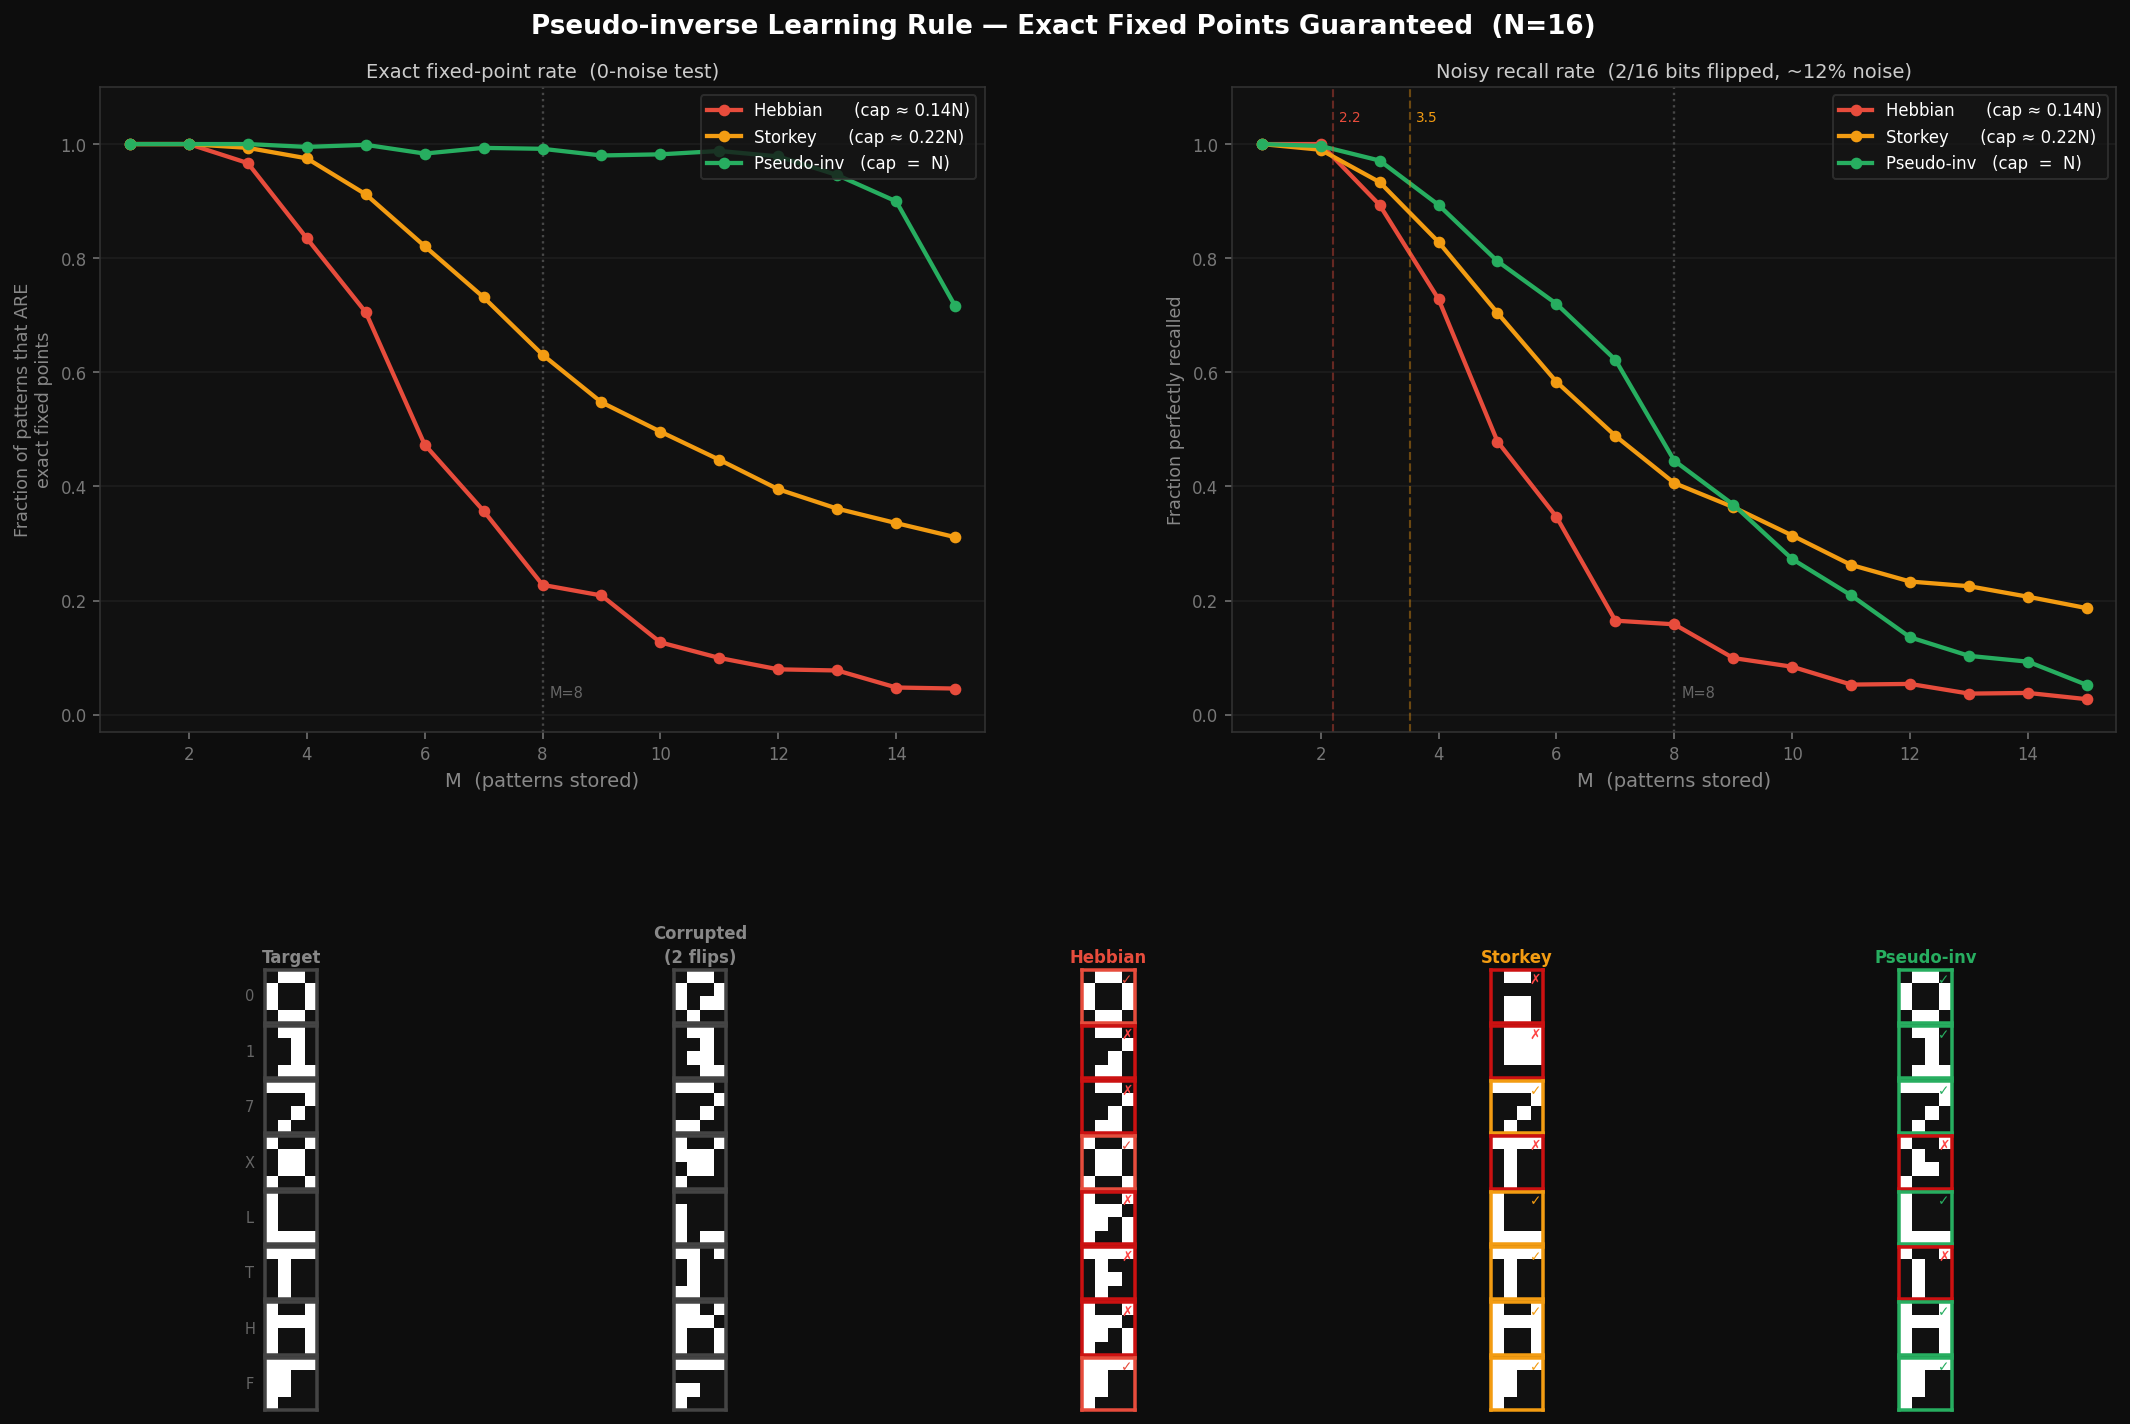

The Python source for this figure:
"""
Pseudo-inverse vs Storkey vs Hebbian — capacity comparison demo  (N=16, 4×4)

Two accuracy metrics vs M:
  • Exact fixed-point rate (0 noise) — the theoretical guarantee
  • Noisy recall rate (2-bit, ~12 % flip) — practical basin-of-attraction

Bottom panel: at M=DEMO_M, side-by-side recalled patterns for each rule.

Run:
    python demo_pseudoinverse.py
Saves: demo_pseudoinverse.png
"""

import sys
from pathlib import Path
import numpy as np
import matplotlib.pyplot as plt
from matplotlib.colors import ListedColormap
from matplotlib.gridspec import GridSpec

sys.path.insert(0, str(Path(__file__).parents[3] / 'sim' / 'python'))
from hopfield_net import (HopfieldNetwork,
                          HEBBIAN, STORKEY, PSEUDOINVERSE, ASYNC_CYCLIC)

# ── config ────────────────────────────────────────────────────────────────────
N         = 16
SIZE      = 4
N_FLIPS   = 2     # ~12% noise for noisy-recall curve
N_TRIALS  = 150   # pattern sets per (rule, M) point
DEMO_M    = 8     # M shown in the bottom visual
SEED      = 42

BG, AX_BG = '#0d0d0d', '#111111'
COL = {HEBBIAN: '#e74c3c', STORKEY: '#f39c12', PSEUDOINVERSE: '#27ae60'}
LABEL = {HEBBIAN:      'Hebbian      (cap ≈ 0.14N)',
         STORKEY:      'Storkey      (cap ≈ 0.22N)',
         PSEUDOINVERSE:'Pseudo-inv   (cap  =  N)'}
CMAP_PAT = ListedColormap([AX_BG, '#ffffff'])

_RAW = {
    '0': [0,1,1,0, 1,0,0,1, 1,0,0,1, 0,1,1,0],
    '1': [0,1,1,0, 0,0,1,0, 0,0,1,0, 0,1,1,1],
    '7': [1,1,1,1, 0,0,0,1, 0,0,1,0, 0,1,0,0],
    'X': [1,0,0,1, 0,1,1,0, 0,1,1,0, 1,0,0,1],
    'L': [1,0,0,0, 1,0,0,0, 1,0,0,0, 1,1,1,1],
    'T': [1,1,1,1, 0,1,0,0, 0,1,0,0, 0,1,0,0],
    'H': [1,0,0,1, 1,1,1,1, 1,0,0,1, 1,0,0,1],
    'F': [1,1,1,1, 1,1,0,0, 1,1,0,0, 1,0,0,0],
}
DEMO_KEYS = ['0','1','7','X','L','T','H','F'][:DEMO_M]

def bipolar(bits): return np.array([1. if b else -1. for b in bits])
def img(s):        return ((s+1)/2).reshape(SIZE, SIZE)

rng = np.random.default_rng(SEED)
rules = [HEBBIAN, STORKEY, PSEUDOINVERSE]
Ms    = list(range(1, N))          # M = 1 … 15

# ── accuracy sweep ─────────────────────────────────────────────────────────────
print("Computing accuracy curves …")
fp_rate   = {r: [] for r in rules}   # fixed-point (0-noise) rate
noisy_rate = {r: [] for r in rules}  # noisy recall rate

for M in Ms:
    for rule in rules:
        fp_ok = noisy_ok = total = 0
        for _ in range(N_TRIALS):
            pats = rng.choice([-1., 1.], size=(M, N)).astype(float)
            net  = HopfieldNetwork(N=N, rule=rule, update_mode=ASYNC_CYCLIC)
            net.train(pats)
            for p in pats:
                total += 1
                # exact fixed-point test
                fp_ok += int(net.is_fixed_point(p))
                # noisy recall test
                s = p.copy()
                s[rng.choice(N, size=N_FLIPS, replace=False)] *= -1
                s_out, _, _ = net.run(s)
                noisy_ok += int(np.array_equal(s_out, p))
        fp_rate[rule].append(fp_ok / total)
        noisy_rate[rule].append(noisy_ok / total)
    print(f"  M={M:2d}  (fp) H={fp_rate[HEBBIAN][-1]:.2f} "
          f"S={fp_rate[STORKEY][-1]:.2f} PI={fp_rate[PSEUDOINVERSE][-1]:.2f}")

# ── demo patterns at DEMO_M ───────────────────────────────────────────────────
demo_pats = np.array([bipolar(_RAW[k]) for k in DEMO_KEYS])
demo_rng  = np.random.default_rng(7)
corrupted = []
for p in demo_pats:
    s = p.copy()
    s[demo_rng.choice(N, size=N_FLIPS, replace=False)] *= -1
    corrupted.append(s)

recalled = {}
for rule in rules:
    net = HopfieldNetwork(N=N, rule=rule, update_mode=ASYNC_CYCLIC)
    net.train(demo_pats)
    recalled[rule] = [net.run(s.copy())[0] for s in corrupted]

# ── figure ─────────────────────────────────────────────────────────────────────
fig = plt.figure(figsize=(16, 10.5), facecolor=BG)
fig.patch.set_facecolor(BG)

gs_outer = GridSpec(2, 1, figure=fig, hspace=0.44,
                    top=0.94, bottom=0.04, left=0.07, right=0.97,
                    height_ratios=[2.2, 1.5])

# ── TOP: two side-by-side accuracy plots ──────────────────────────────────────
gs_top = gs_outer[0].subgridspec(1, 2, wspace=0.28)

def style_ax(ax, title):
    ax.set_facecolor(AX_BG)
    for sp in ax.spines.values(): sp.set_color('#333333')
    ax.tick_params(colors='#777777', labelsize=8.5)
    ax.set_xlabel('M  (patterns stored)', color='#888888', fontsize=10)
    ax.set_xlim(0.5, N - 0.5)
    ax.set_ylim(-0.03, 1.10)
    ax.set_title(title, color='#cccccc', fontsize=10, pad=5)
    ax.grid(axis='y', color='#1e1e1e', lw=0.8)
    ax.axvline(DEMO_M, color='#555555', lw=1.2, ls=':', alpha=0.8)
    ax.text(DEMO_M + 0.12, 0.03, f'M={DEMO_M}', color='#666666', fontsize=7.5)

ax_fp = fig.add_subplot(gs_top[0])
style_ax(ax_fp, 'Exact fixed-point rate  (0-noise test)')
ax_fp.set_ylabel('Fraction of patterns that ARE\nexact fixed points', color='#888888', fontsize=9)
for rule in rules:
    ax_fp.plot(Ms, fp_rate[rule], '-o', color=COL[rule],
               lw=2.2, ms=5, label=LABEL[rule])
ax_fp.legend(fontsize=8.5, frameon=True, facecolor='#161616',
             edgecolor='#333333', labelcolor='white', loc='upper right')

ax_nr = fig.add_subplot(gs_top[1])
style_ax(ax_nr, f'Noisy recall rate  ({N_FLIPS}/{N} bits flipped, ~{100*N_FLIPS//N}% noise)')
ax_nr.set_ylabel('Fraction perfectly recalled', color='#888888', fontsize=9)
for rule in rules:
    ax_nr.plot(Ms, noisy_rate[rule], '-o', color=COL[rule],
               lw=2.2, ms=5, label=LABEL[rule])
# capacity markers
for rule, cap in [(HEBBIAN, 0.138*N), (STORKEY, 0.22*N)]:
    ax_nr.axvline(cap, color=COL[rule], lw=1.1, ls='--', alpha=0.4)
    ax_nr.text(cap + 0.1, 1.04, f'{cap:.1f}', color=COL[rule], fontsize=7)
ax_nr.legend(fontsize=8.5, frameon=True, facecolor='#161616',
             edgecolor='#333333', labelcolor='white', loc='upper right')

# ── BOTTOM: recalled pattern grids at DEMO_M ─────────────────────────────────
# Columns: Target | Corrupted | Hebbian | Storkey | Pseudo-inv
COLS = [
    ('Target',              '#888888', None),
    (f'Corrupted\n({N_FLIPS} flips)', '#888888', None),
    ('Hebbian',             COL[HEBBIAN],      HEBBIAN),
    ('Storkey',             COL[STORKEY],      STORKEY),
    ('Pseudo-inv',          COL[PSEUDOINVERSE], PSEUDOINVERSE),
]

gs_bot = gs_outer[1].subgridspec(1, len(COLS), wspace=0.07)

for ci, (col_label, cc, rule) in enumerate(COLS):
    gs_col = gs_bot[0, ci].subgridspec(DEMO_M, 1, hspace=0.06)
    for ri in range(DEMO_M):
        ax_c = fig.add_subplot(gs_col[ri])
        ax_c.set_facecolor(AX_BG)
        ax_c.set_xticks([]); ax_c.set_yticks([])

        if rule is None:
            state  = demo_pats[ri] if ci == 0 else corrupted[ri]
            border = '#444444'
        else:
            state  = recalled[rule][ri]
            ok     = np.array_equal(state, demo_pats[ri])
            border = COL[rule] if ok else '#cc1111'
            ax_c.text(0.96, 0.96, '✓' if ok else '✗',
                      transform=ax_c.transAxes, ha='right', va='top',
                      fontsize=7, color=COL[rule] if ok else '#ff4444',
                      fontweight='bold')

        ax_c.imshow(img(state), cmap=CMAP_PAT, vmin=0, vmax=1,
                    interpolation='nearest')
        for sp in ax_c.spines.values():
            sp.set_color(border); sp.set_linewidth(1.8)

        if ri == 0:
            ax_c.set_title(col_label, color=cc, fontsize=8.5,
                           fontweight='bold', pad=4, linespacing=1.4)
        if ci == 0:
            ax_c.set_ylabel(DEMO_KEYS[ri], color='#666666', fontsize=7.5,
                            rotation=0, labelpad=8, va='center')

# ── suptitle ──────────────────────────────────────────────────────────────────
fig.suptitle(
    f'Pseudo-inverse Learning Rule — Exact Fixed Points Guaranteed  (N={N})',
    color='white', fontsize=13.5, fontweight='bold', y=0.99)

out = Path(__file__).parent / 'demo_pseudoinverse.png'
print(f"\nSaving → {out.name} …")
plt.savefig(str(out), dpi=140, bbox_inches='tight', facecolor=BG)
print("  Done.")
plt.show()
